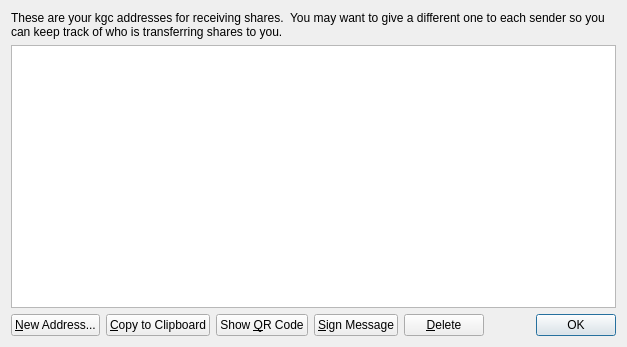
<?xml version="1.0" encoding="UTF-8"?>
<ui version="4.0">
 <class>AddressBookPage</class>
 <widget class="QWidget" name="AddressBookPage">
  <property name="geometry">
   <rect>
    <x>0</x>
    <y>0</y>
    <width>627</width>
    <height>347</height>
   </rect>
  </property>
  <property name="windowTitle">
   <string>Address Book</string>
  </property>
  <layout class="QVBoxLayout" name="verticalLayout">
   <item>
    <widget class="QLabel" name="labelExplanation">
     <property name="text">
      <string>These are your kgc addresses for receiving shares.  You may want to give a different one to each sender so you can keep track of who is transferring shares to you.</string>
     </property>
     <property name="textFormat">
      <enum>Qt::AutoText</enum>
     </property>
     <property name="wordWrap">
      <bool>true</bool>
     </property>
    </widget>
   </item>
   <item>
    <widget class="QTableView" name="tableView">
     <property name="toolTip">
      <string>Double-click to edit address or label</string>
     </property>
     <property name="alternatingRowColors">
      <bool>true</bool>
     </property>
     <property name="selectionMode">
      <enum>QAbstractItemView::SingleSelection</enum>
     </property>
     <property name="selectionBehavior">
      <enum>QAbstractItemView::SelectRows</enum>
     </property>
     <property name="sortingEnabled">
      <bool>true</bool>
     </property>
     <attribute name="verticalHeaderVisible">
      <bool>false</bool>
     </attribute>
    </widget>
   </item>
   <item>
    <layout class="QHBoxLayout" name="horizontalLayout">
     <item>
      <widget class="QPushButton" name="newAddressButton">
       <property name="toolTip">
        <string>Create a new address</string>
       </property>
       <property name="text">
        <string>&amp;New Address...</string>
       </property>
       <property name="icon">
        <iconset resource="../bitcoin.qrc">
         <normaloff>:/icons/add</normaloff>:/icons/add</iconset>
       </property>
      </widget>
     </item>
     <item>
      <widget class="QPushButton" name="copyToClipboard">
       <property name="toolTip">
        <string>Copy the currently selected address to the system clipboard</string>
       </property>
       <property name="text">
        <string>&amp;Copy to Clipboard</string>
       </property>
       <property name="icon">
        <iconset resource="../bitcoin.qrc">
         <normaloff>:/icons/editcopy</normaloff>:/icons/editcopy</iconset>
       </property>
      </widget>
     </item>
     <item>
      <widget class="QPushButton" name="showQRCode">
       <property name="text">
        <string>Show &amp;QR Code</string>
       </property>
       <property name="icon">
        <iconset resource="../bitcoin.qrc">
         <normaloff>:/images/qrcode</normaloff>:/images/qrcode</iconset>
       </property>
      </widget>
     </item>
     <item>
      <widget class="QPushButton" name="signMessage">
       <property name="toolTip">
        <string>Sign a message to prove you own this kgc address</string>
       </property>
       <property name="text">
        <string>&amp;Sign Message</string>
       </property>
       <property name="icon">
        <iconset resource="../bitcoin.qrc">
         <normaloff>:/icons/edit</normaloff>:/icons/edit</iconset>
       </property>
      </widget>
     </item>
     <item>
      <widget class="QPushButton" name="deleteButton">
       <property name="toolTip">
        <string>Delete the currently selected address from the list. Only sending addresses can be deleted.</string>
       </property>
       <property name="text">
        <string>&amp;Delete</string>
       </property>
       <property name="icon">
        <iconset resource="../bitcoin.qrc">
         <normaloff>:/icons/remove</normaloff>:/icons/remove</iconset>
       </property>
      </widget>
     </item>
     <item>
      <spacer name="horizontalSpacer">
       <property name="orientation">
        <enum>Qt::Horizontal</enum>
       </property>
       <property name="sizeHint" stdset="0">
        <size>
         <width>40</width>
         <height>20</height>
        </size>
       </property>
      </spacer>
     </item>
     <item>
      <widget class="QDialogButtonBox" name="buttonBox">
       <property name="sizePolicy">
        <sizepolicy hsizetype="Maximum" vsizetype="Fixed">
         <horstretch>0</horstretch>
         <verstretch>0</verstretch>
        </sizepolicy>
       </property>
       <property name="standardButtons">
        <set>QDialogButtonBox::Ok</set>
       </property>
      </widget>
     </item>
    </layout>
   </item>
  </layout>
 </widget>
 <resources>
  <include location="../bitcoin.qrc"/>
 </resources>
 <connections/>
</ui>
